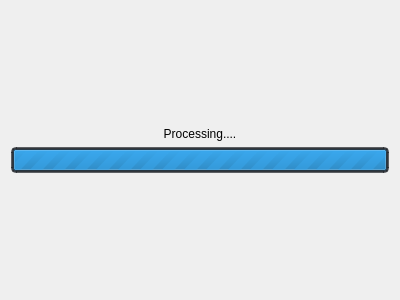
<?xml version="1.0" encoding="UTF-8"?>
<ui version="4.0">
 <class>Dialog</class>
 <widget class="QDialog" name="Dialog">
  <property name="geometry">
   <rect>
    <x>0</x>
    <y>0</y>
    <width>400</width>
    <height>300</height>
   </rect>
  </property>
  <property name="windowTitle">
   <string>Proccessing</string>
  </property>
  <layout class="QVBoxLayout" name="verticalLayout">
   <item>
    <spacer name="verticalSpacer_2">
     <property name="orientation">
      <enum>Qt::Vertical</enum>
     </property>
     <property name="sizeHint" stdset="0">
      <size>
       <width>20</width>
       <height>40</height>
      </size>
     </property>
    </spacer>
   </item>
   <item>
    <widget class="QLabel" name="label">
     <property name="text">
      <string>Processing....</string>
     </property>
     <property name="alignment">
      <set>Qt::AlignCenter</set>
     </property>
    </widget>
   </item>
   <item>
    <widget class="QProgressBar" name="progressBar">
     <property name="styleSheet">
      <string notr="true">
        border: 2px solid rgba(33, 37, 43, 180);
        border-radius: 5px;
        text-align: center;
        background-color: rgba(33, 37, 43, 180);
        color: black;
</string>
     </property>
     <property name="maximum">
      <number>0</number>
     </property>
     <property name="value">
      <number>-1</number>
     </property>
     <property name="alignment">
      <set>Qt::AlignCenter</set>
     </property>
     <property name="textVisible">
      <bool>true</bool>
     </property>
    </widget>
   </item>
   <item>
    <spacer name="verticalSpacer">
     <property name="orientation">
      <enum>Qt::Vertical</enum>
     </property>
     <property name="sizeHint" stdset="0">
      <size>
       <width>20</width>
       <height>40</height>
      </size>
     </property>
    </spacer>
   </item>
  </layout>
 </widget>
 <resources/>
 <connections/>
</ui>
